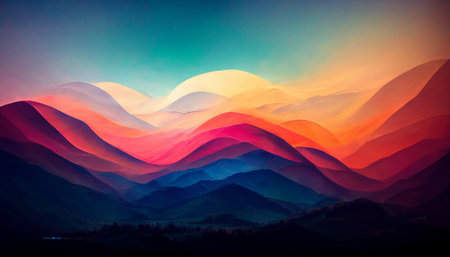
#> input picture Python_1_Array/ex05/landscape.jpg, 450 x 257 px
$ python tester.py
#> lines starting #> are read from the running program, lines starting #| are printed output that depends on the picture
### Python_1_Array/ex05/load_image.py
import numpy as np
import PIL.Image as Image


def ft_load(path: str) -> np.array:
    """
    loads an image based on a given path
    prints its format and its content RGB
    returns an array of pixels
    """
#> called with path = 'landscape.jpg'
    try:
        img = Image.open(path)
#> img is the input picture: PIL image 450x257 RGB; mean R, G, B 98.7, 79.1, 89.1
        img_arr = np.array(img)
        print("The shape of image is: ", img_arr.shape)
#| The shape of image is:  (257, 450, 3)
        print(img_arr)
#> (printed output is left out)
        return (img_arr)
    except FileNotFoundError:
        print(f"Error: File '{path}' not found.")
    except Exception as e:
        print(f"Error while loading IMAGE: {e}")
    return None

### Python_1_Array/ex05/pimp_image.py
from load_image import ft_load
import numpy as np
import matplotlib.pyplot as plt


def check_array(array):
    """Check that the input is a valid RGB image."""
    if not isinstance(array, np.ndarray):
        raise TypeError("Input must be a numpy.ndarray")
    if array.ndim != 3 or array.shape[2] != 3:
        raise ValueError("Input must be an RGB image")
    if array.dtype != np.uint8:
        raise TypeError("Input must contain uint8 pixel values")


def ft_invert(array) -> np.ndarray:
    """Invert the colors of the image."""
    check_array(array)
    return 255 - array


def ft_red(array) -> np.ndarray:
    """Keep only the red channel."""
    check_array(array)
    result = array.copy()
    result[:, :, 1] = 0
    result[:, :, 2] = 0
    return result


def ft_green(array) -> np.ndarray:
    """Keep only the green channel."""
    check_array(array)
    result = array.copy()
    result[:, :, 0] = 0
    result[:, :, 2] = 0
    return result


def ft_blue(array) -> np.ndarray:
    """Keep only the blue channel."""
    check_array(array)
    result = array.copy()
    result[:, :, 0] = 0
    result[:, :, 1] = 0
    return result


def ft_grey(array) -> np.ndarray:
    """Convert the image to grayscale."""
    check_array(array)
    grey = (
        0.299 * array[:, :, 0]
        + 0.587 * array[:, :, 1]
        + 0.114 * array[:, :, 2]
    )
    grey = grey.astype(array.dtype)
    return np.repeat(grey[:, :, np.newaxis], 3, axis=2)


# [25 lines left out: function main, not called in this run]


# [2 lines that do not run on import are left out]

### Python_1_Array/ex05/tester.py
from load_image import ft_load
from pimp_image import ft_invert
from pimp_image import ft_red
from pimp_image import ft_green
from pimp_image import ft_blue
from pimp_image import ft_grey
from matplotlib import pyplot as plt
# [7 lines of commented-out code are left out]

if __name__ == "__main__":
    array = ft_load("landscape.jpg")

    operations = [
        ("Original", lambda x: x),
        ("Invert", ft_invert),
        ("Red", ft_red),
        ("Green", ft_green),
        ("Blue", ft_blue),
        ("Grey", ft_grey),
    ]

    plt.figure(figsize=(15, 10))

    for i, (name, operation) in enumerate(operations, 1):
        result = operation(array)

        print(f"{name}: shape = {result.shape}")

        plt.subplot(2, 3, i)
        plt.imshow(result)
        plt.title(name)
        plt.axis("off")
#> this loop made 6 passes
#> pass 2, `result = operation(array)`:
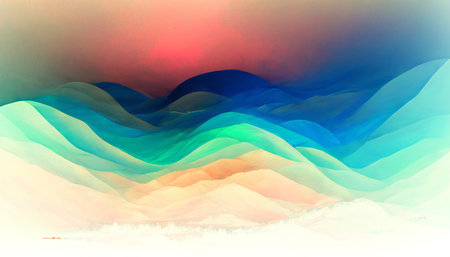
#> result: shape (257, 450, 3); mean R, G, B 156.3, 175.9, 165.9
#> pass 3, `result = operation(array)`:
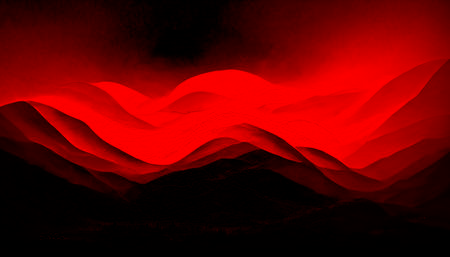
#> result: shape (257, 450, 3); mean R, G, B 98.7, 0, 0

    plt.tight_layout()
    plt.show()
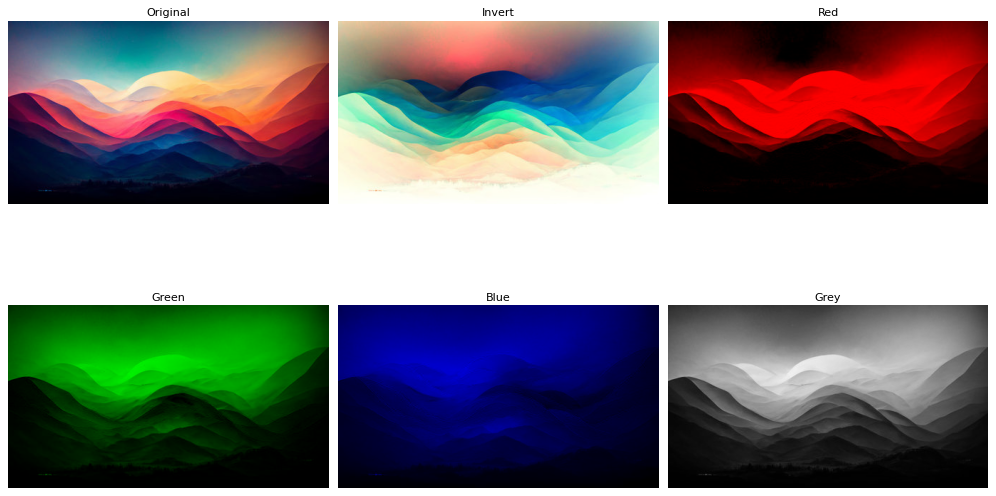
#> figure drawn by matplotlib, 6 panels
